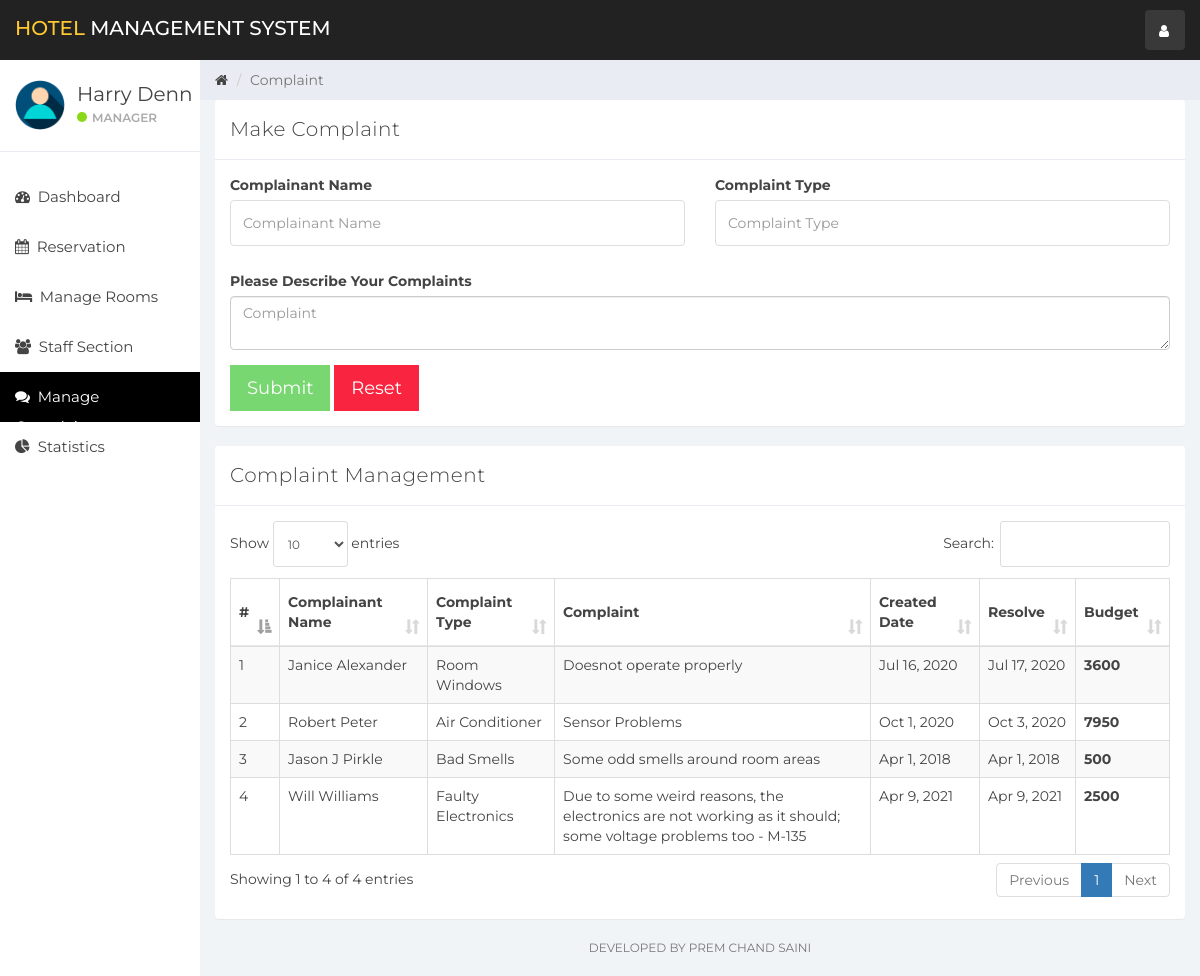
Page /HotelMS-PHP/index.php?complain (signed in) on the earlier database version.
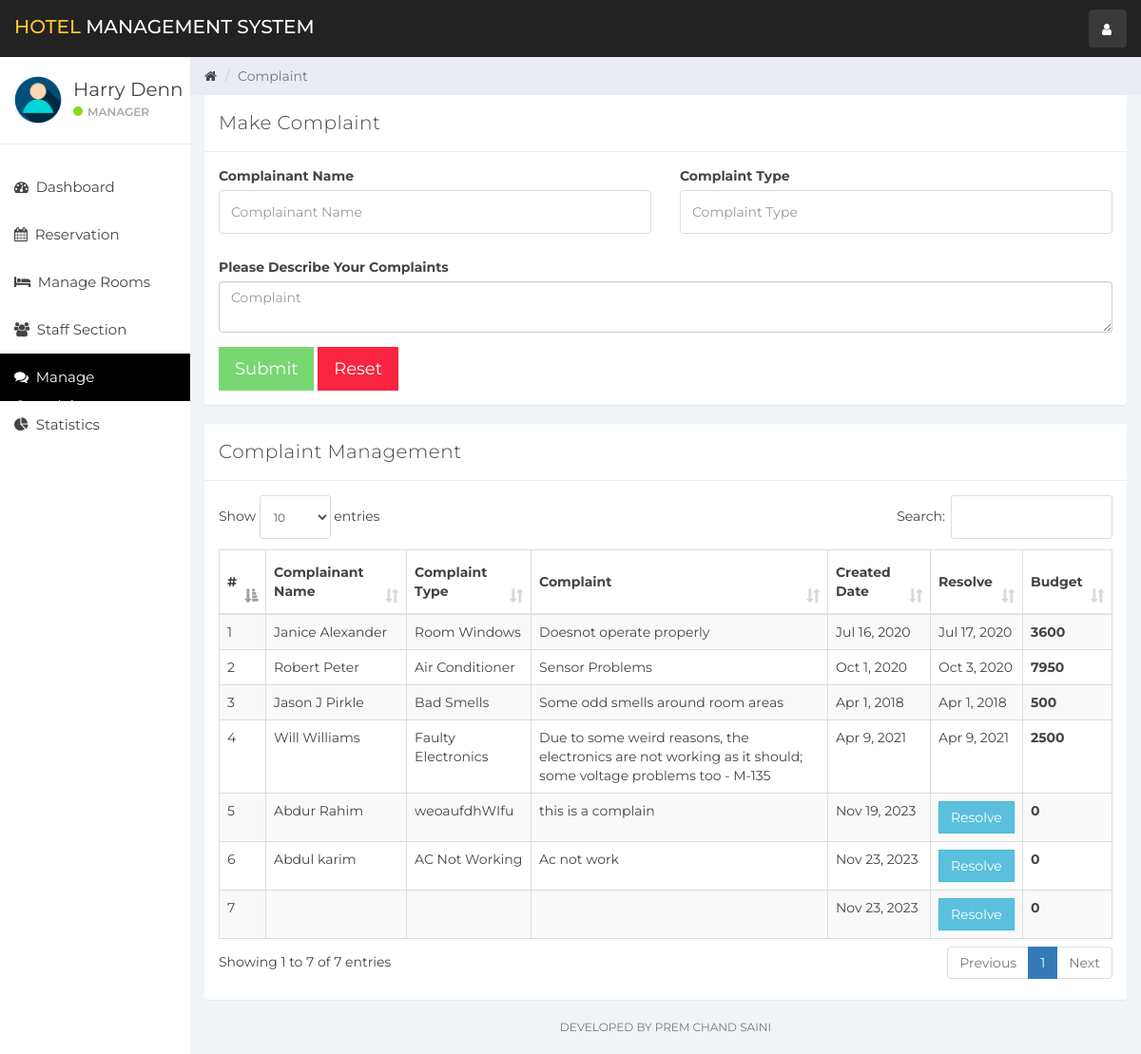
Same page on the later database version.
### tables this page shows
CREATE TABLE `user` (
  `id` int(11) NOT NULL,
  `name` varchar(100) NOT NULL,
  `username` varchar(15) NOT NULL,
  `email` varchar(100) NOT NULL,
  `password` varchar(100) NOT NULL,
  `created_at` timestamp NOT NULL DEFAULT current_timestamp()
);

CREATE TABLE `complaint` (
  `id` int(11) NOT NULL,
  `complainant_name` varchar(100) NOT NULL,
  `email` varchar(50) NOT NULL,
  `phone_number` int(15) NOT NULL,
  `complaint_type` varchar(100) NOT NULL,
  `complaint` varchar(200) NOT NULL,
  `created_at` timestamp NOT NULL DEFAULT current_timestamp(),
  `resolve_status` tinyint(1) NOT NULL,
  `resolve_date` timestamp NULL DEFAULT current_timestamp() ON UPDATE current_timestamp(),
  `budget` int(11) DEFAULT NULL
);

### HotelMS-PHP/complain.php (the view, shortened to what this page needs)
<div class="col-sm-9 col-sm-offset-3 col-lg-10 col-lg-offset-2 main">
    <div class="row">
        <ol class="breadcrumb">
            <li><a href="#">
                    <em class="fa fa-home"></em>
                </a></li>
            <li class="active">Complaint</li>
        </ol>
    </div>
    <div class="row">
        <div class="col-lg-12">
            <div class="panel panel-default">
                <div class="panel-heading">Make Complaint</div>
                <div class="panel-body">
                    <form role="form"  data-toggle="validator" method="post" action="ajax.php">
                        <div class="row">
                            <div class="form-group col-lg-6">
                                <label>Complainant Name</label>
                                <input type="text" class="form-control" placeholder="Complainant Name" name="complainant_name" required>
                            </div>
                            <div class="form-group col-lg-6">
                                <label>Complaint Type</label>
                                <input type="text" class="form-control" placeholder="Complaint Type" name="complaint_type" required>
                            </div>
                            <div class="form-group col-lg-12">
                                <label>Please Describe Your Complaints</label>
                                <textarea class="form-control" name="complaint" placeholder="Complaint" required></textarea>
                            </div>
                        </div>
                        <button type="submit" class="btn btn-lg btn-success" name="createComplaint" style="border-radius:0%">Submit</button>
                        <button type="reset" class="btn btn-lg btn-danger" style="border-radius:0%">Reset</button>
                    </form>
                </div>
            </div>
        </div>
    </div>
    <div class="row">
        <div class="col-lg-12">
            <div class="panel panel-default">
                <div class="panel-heading">Complaint Management</div>
                <div class="panel-body">
                    <table class="table table-striped table-bordered table-responsive" cellspacing="0" width="100%" id="rooms">
                        <thead>
                        <tr>
                            <th>#</th>
                            <th>Complainant Name</th>
                            <th>Complaint Type</th>
                            <th>Complaint</th>
                            <th>Created Date</th>
                            <th>Resolve</th>
                            <th>Budget</th>
                        </tr>
                        </thead>
                        <tbody>
                        <?php
                        $complaint_query = "SELECT * FROM complaint";
                        $complaint_result = mysqli_query($connection, $complaint_query);
                        if (mysqli_num_rows($complaint_result) > 0) {
                            $num = 0;
                            while ($complaint = mysqli_fetch_assoc($complaint_result)) {
                                $num++
                                ?>
                                <tr>
                                    <td><?php echo $num ?></td>
                                    <td><?php echo $complaint['complainant_name'] ?></td>
                                    <td><?php echo $complaint['complaint_type'] ?></td>
                                    <td><?php echo $complaint['complaint'] ?></td>
                                    <td><?php echo date('M j, Y',strtotime($complaint['created_at'])) ?></td>
                                    <td>
                                        <?php if(!$complaint['resolve_status']){
                                            echo '<button class="btn btn-info" data-toggle="modal" style="border-radius:0%" data-target="#complaintModal" data-id="' . $complaint['id'] . '" id="complaint">Resolve</a>';
                                        } else{
                                            echo date('M j, Y',strtotime($complaint['resolve_date']));
                                        }
                                        ?>
                                    </td>
                                    <th><?php echo $complaint['budget'] ?></th>
                                </tr>
                            <?php }
                        } else {
                            echo "No Rooms";
                        }
                        ?>
                        </tbody>
                    </table>
                </div>
            </div>
        </div>
    </div>
    <div class="row">
        <div class="col-sm-12">
        <p class="back-link">Developed By Prem Chand Saini</p>
        </div>
    </div>
</div>

### HotelMS-PHP/header.php (shortened to what this page needs)
<!DOCTYPE html>
<html>
<head>
    <link href="css/bootstrap.min.css" rel="stylesheet">
    <link href="css/font-awesome.min.css" rel="stylesheet">
    <link href="css/datepicker3.css" rel="stylesheet">
    <link href="css/dataTables.bootstrap.min.css" rel="stylesheet">
    <link href="css/styles.css" rel="stylesheet">
</head>
<body>
<nav class="navbar navbar-custom navbar-fixed-top" role="navigation">
    <div class="container-fluid">
        <div class="navbar-header">
            <a class="navbar-brand" href="index.php?dashboard"><span>Hotel </span>Management System</a>
            <ul class="nav navbar-top-links navbar-right">
                <li class="dropdown"><a class="dropdown-toggle count-info" data-toggle="dropdown" href="#">
                        <em class="fa fa-user"></em>
                    </a>
                </li>
            </ul>
        </div>
    </div>
</nav>

### HotelMS-PHP/sidebar.php (shortened to what this page needs)
<div id="sidebar-collapse" class="col-sm-3 col-lg-2 sidebar">
    <div class="profile-sidebar">
        <div class="profile-userpic">
            <img src="img/user.png" class="img-responsive" alt="">
        </div>
        <div class="profile-usertitle">
            <div class="profile-usertitle-name"><?php echo $user['name'];?></div>
            <div class="profile-usertitle-status"><span class="indicator label-success"></span>Manager</div>
        </div>
    </div>
    <ul class="nav menu">
    <?php
        if (isset($_GET['dashboard'])){ ?>
            <li class="active">
                <a href="index.php?dashboard"><em class="fa fa-dashboard">&nbsp;</em>
                    Dashboard
                </a>
            </li>
        <?php } else{?>
            <li>
                <a href="index.php?dashboard"><em class="fa fa-dashboard">&nbsp;</em>
                    Dashboard
                </a>
            </li>
        <?php }
        if (isset($_GET['reservation'])){ ?>
            <li class="active">
            <a href="index.php?reservation"><em class="fa fa-calendar">&nbsp;</em>
                    Reservation
                </a>
            </li>
        <?php } else{?>
            <li>
            <a href="index.php?reservation"><em class="fa fa-calendar">&nbsp;</em>
                    Reservation
                </a>
            </li>
        <?php }
        if (isset($_GET['room_mang'])){ ?>
            <li class="active">
                <a href="index.php?room_mang"><em class="fa fa-bed">&nbsp;</em>
                    Manage Rooms
                </a>
            </li>
        <?php } else{?>
            <li>
            <a href="index.php?room_mang"><em class="fa fa-bed">&nbsp;</em>
                    Manage Rooms
                </a>
            </li>
        <?php }
        if (isset($_GET['staff_mang'])){ ?>
            <li class="active">
                <a href="index.php?staff_mang"><em class="fa fa-users">&nbsp;</em>
                    Staff Section
                </a>
            </li>
        <?php } else{?>
            <li>
                <a href="index.php?staff_mang"><em class="fa fa-users">&nbsp;</em>
                    Staff Section
                </a>
            </li>
        <?php }
        if (isset($_GET['complain'])){ ?>
            <li class="active">
                <a href="index.php?complain"><em class="fa fa-comments">&nbsp;</em>
                    Manage Complaints
                </a>
            </li>
        <?php }
        ?>
        <?php
        if (isset($_GET['statistics'])){ ?>
            <li class="active">
                <a href="index.php?statistics"><em class="fa fa-pie-chart">&nbsp;</em>
                    Statistics
                </a>
            </li>
        <?php } else{?>
        <li>
            <a href="index.php?statistics"><em class="fa fa-pie-chart">&nbsp;</em>
                Statistics
            </a>
        </li>
<?php }?>
    </ul>
</div>

### HotelMS-PHP/index.php (shortened to what this page needs)
<?php
include_once "db.php";
if (isset($_SESSION['user_id'])){
    $user_id = $_SESSION['user_id'];
    $userQuery = "SELECT * FROM user WHERE id = '$user_id'";
    $result = mysqli_query($connection, $userQuery);
    $user = mysqli_fetch_assoc($result);
}else{
    header('Location:login.php');
}
include_once "header.php";
include_once "sidebar.php";
if (isset($_GET['room_mang'])){
    include_once "room_mang.php";
}
elseif (isset($_GET['dashboard'])){
    include_once "dashboard.php";
}
elseif (isset($_GET['reservation'])){
    include_once "reservation.php";
}
elseif (isset($_GET['staff_mang'])){
    include_once "staff_mang.php";
}
elseif (isset($_GET['add_emp'])){
    include_once "add_emp.php";
}
elseif (isset($_GET['complain'])){
    include_once "complain.php";
}
elseif (isset($_GET['statistics'])){
    include_once "statistics.php";
}
elseif (isset($_GET['emp_history'])){
    include_once "emp_history.php";
}
else{
    include_once "room_mang.php";
}
include_once "footer.php";

### HotelMS-PHP/footer.php (shortened to what this page needs)
</body>
</html>

### HotelMS-PHP/css/styles.css (style rules this page uses)
body { background: #f1f4f7; padding-top: 60px; font-size: 14px; color: #444444; font-family: "Montserrat", "Helvetica Neue", Helvetica, Arial, sans-serif; }
p { color: #777; }
a, a:hover, a:focus { color: #444444; }
input.form-control { border: 1px solid #ddd; box-shadow: none; height: 46px; }
.navbar-custom { background: #222; height: 60px; }
.navbar-header .navbar-brand { color: #fff; font-size: 20px; text-transform: uppercase; font-weight: 500; height: 60px; padding-top: 18px; }
.navbar-header .navbar-brand span { color: #ffc930; }
.dropdown { background: rgba(255, 255, 255, 0.1); float: left; margin: 10px 8px; padding: 0px; border-radius: 4px; }
.dropdown a.dropdown-toggle { color: #fff; height: 40px; width: 40px; padding-top: 11px; padding-left: 9px; }
.navbar-top-links li:last-child { margin-right: 15px; }
.dropdown em { margin: 0 5px; }
.btn-success, .btn-success:hover, .btn-success:focus, .btn-success:active, .btn-success.active, .open > .dropdown-toggle.btn-success, .btn-success.disabled, .btn-success[disabled], fieldset[disabled] .btn-success, .btn-success.disabled:hover, .btn-success[disabled]:hover, fieldset[disabled] .btn-success:hover, .btn-success.disabled:focus, .btn-success[disabled]:focus, fieldset[disabled] .btn-success:focus, .btn-success.disabled:active, .btn-success[disabled]:active, fieldset[disabled] .btn-success:active, .btn-success.disabled.active, .btn-success[disabled].active, fieldset[disabled] .btn-success.active { background-color: #32c328; border-color: #32c328; }
.btn-danger, .btn-danger:hover, .btn-danger:focus, .btn-danger:active, .btn-danger.active, .open > .dropdown-toggle.btn-danger, .btn-danger.disabled, .btn-danger[disabled], fieldset[disabled] .btn-danger, .btn-danger.disabled:hover, .btn-danger[disabled]:hover, fieldset[disabled] .btn-danger:hover, .btn-danger.disabled:focus, .btn-danger[disabled]:focus, fieldset[disabled] .btn-danger:focus, .btn-danger.disabled:active, .btn-danger[disabled]:active, fieldset[disabled] .btn-danger:active, .btn-danger.disabled.active, .btn-danger[disabled].active, fieldset[disabled] .btn-danger.active { background-color: #f9243f; border-color: #f9243f; }
.label-success { background-color: #8ad919; }
.panel { border: 0; }
.panel-heading { font-size: 20px; font-weight: 300; letter-spacing: 0.025em; height: 60px; line-height: 38px; }
.panel-default .panel-heading { background: #fff; border-bottom: 1px solid #e9ecf2; color: #444444; }
.navbar { border: 0; }
.sidebar { display: block; padding: 0; display: none; box-shadow: none; background: #fff; }
.sidebar ul { margin: 20px 0px; }
@media (min-width: 768px) { .sidebar { display: block; position: fixed; top: 60px; bottom: 0; left: 0; z-index: 1000; display: block; margin: 0; padding: 0; overflow-x: hidden; overflow-y: auto; } }
@media (min-width: 768px) { .navbar-header { width: 100%; } }
.sidebar ul.nav .active a, .sidebar ul.nav li.parent a.active, .sidebar ul.nav .active > a:hover, .sidebar ul.nav li.parent a.active:hover, .sidebar ul.nav .active > a:focus, .sidebar ul.nav li.parent a.active:focus { color: #fff; background-color: #000000; }
.sidebar ul.nav li a { height: 50px; font-size: 15px; line-height: 2em; color: #444444; }
.profile-sidebar { padding: 10px 0; border-bottom: 1px solid #e9ecf2; }
.indicator { width: 10px; height: 10px; display: inline-block; border-radius: 9999px; margin-right: 5px; }
.profile-userpic img { float: left; margin: 10px 0px 0px 15px; width: 50px; height: 50px; border-radius: 9999px !important; }
.profile-usertitle { float: left; text-align: left; margin: 10px 0 0 12px; }
.profile-usertitle-name { font-size: 20px; margin-bottom: 0px; }
.profile-usertitle-status { text-transform: uppercase; color: #aaa; font-size: 12px; font-weight: 600; margin-bottom: 15px; }
.breadcrumb { border-radius: 0; padding: 10px 15px 10px 15px; background: #e9ecf2; margin: 0; }
.table { background: #fff; }
.table > thead > tr > th { border-bottom: 1px solid #e6e7e8; vertical-align: middle; height: 50px; }
p.back-link { text-align: center; margin-bottom: 20px; font-size: 12px; text-transform: uppercase; }

Differences in the rows shown:
added complaint: complainant_name "Abdur Rahim", complaint_type "weoaufdhWIfu", complaint "this is a complain", created_at "Nov 19, 2023", budget "0"
added complaint: complainant_name "Abdul karim", complaint_type "AC Not Working", complaint "Ac not work", created_at "Nov 23, 2023", budget "0"
added complaint: created_at "Nov 23, 2023", budget "0"
Other differences:
text written by a page script: "Show entries Search: Showing 1 to 4 of 4 entries Previous 1 Next" → "Show entries Search: Showing 1 to 7 of 7 entries Previous 1 Next"
